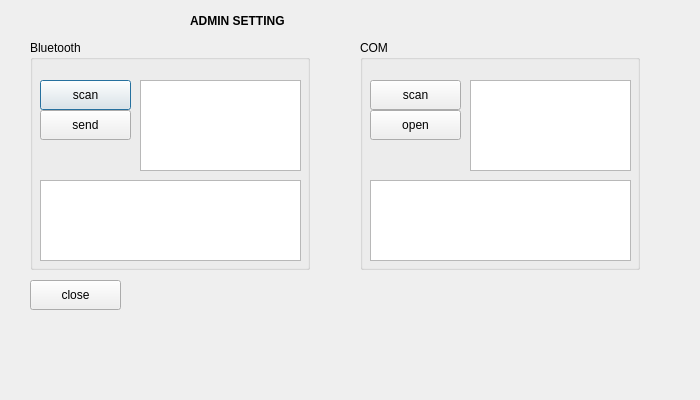
<?xml version="1.0" encoding="UTF-8"?>
<ui version="4.0">
 <class>admin</class>
 <widget class="QDialog" name="admin">
  <property name="geometry">
   <rect>
    <x>0</x>
    <y>0</y>
    <width>700</width>
    <height>400</height>
   </rect>
  </property>
  <property name="windowTitle">
   <string>Dialog</string>
  </property>
  <widget class="QLabel" name="label">
   <property name="geometry">
    <rect>
     <x>190</x>
     <y>10</y>
     <width>141</width>
     <height>22</height>
    </rect>
   </property>
   <property name="font">
    <font>
     <weight>75</weight>
     <bold>true</bold>
    </font>
   </property>
   <property name="text">
    <string>ADMIN SETTING</string>
   </property>
  </widget>
  <widget class="QGroupBox" name="groupBox">
   <property name="geometry">
    <rect>
     <x>30</x>
     <y>40</y>
     <width>280</width>
     <height>230</height>
    </rect>
   </property>
   <property name="title">
    <string>Bluetooth</string>
   </property>
   <widget class="QPushButton" name="button_BT_scan">
    <property name="geometry">
     <rect>
      <x>10</x>
      <y>40</y>
      <width>91</width>
      <height>30</height>
     </rect>
    </property>
    <property name="text">
     <string>scan</string>
    </property>
   </widget>
   <widget class="QPushButton" name="button_BT_send">
    <property name="geometry">
     <rect>
      <x>10</x>
      <y>70</y>
      <width>91</width>
      <height>30</height>
     </rect>
    </property>
    <property name="text">
     <string>send</string>
    </property>
   </widget>
   <widget class="QTextBrowser" name="browser_BT">
    <property name="geometry">
     <rect>
      <x>10</x>
      <y>140</y>
      <width>261</width>
      <height>81</height>
     </rect>
    </property>
    <property name="font">
     <font>
      <pointsize>10</pointsize>
     </font>
    </property>
   </widget>
   <widget class="QListWidget" name="list_BT">
    <property name="geometry">
     <rect>
      <x>110</x>
      <y>40</y>
      <width>161</width>
      <height>91</height>
     </rect>
    </property>
    <property name="font">
     <font>
      <pointsize>10</pointsize>
     </font>
    </property>
   </widget>
  </widget>
  <widget class="QGroupBox" name="groupBox_2">
   <property name="geometry">
    <rect>
     <x>360</x>
     <y>40</y>
     <width>280</width>
     <height>230</height>
    </rect>
   </property>
   <property name="title">
    <string>COM</string>
   </property>
   <widget class="QPushButton" name="button_COM_scan">
    <property name="geometry">
     <rect>
      <x>10</x>
      <y>40</y>
      <width>91</width>
      <height>30</height>
     </rect>
    </property>
    <property name="text">
     <string>scan</string>
    </property>
   </widget>
   <widget class="QPushButton" name="button_COM_open">
    <property name="geometry">
     <rect>
      <x>10</x>
      <y>70</y>
      <width>91</width>
      <height>30</height>
     </rect>
    </property>
    <property name="text">
     <string>open</string>
    </property>
   </widget>
   <widget class="QTextBrowser" name="browser_COM">
    <property name="geometry">
     <rect>
      <x>10</x>
      <y>140</y>
      <width>261</width>
      <height>81</height>
     </rect>
    </property>
    <property name="font">
     <font>
      <pointsize>10</pointsize>
     </font>
    </property>
   </widget>
   <widget class="QListWidget" name="list_COM">
    <property name="geometry">
     <rect>
      <x>110</x>
      <y>40</y>
      <width>161</width>
      <height>91</height>
     </rect>
    </property>
    <property name="font">
     <font>
      <pointsize>10</pointsize>
     </font>
    </property>
   </widget>
  </widget>
  <widget class="QPushButton" name="button_BT_close">
   <property name="geometry">
    <rect>
     <x>30</x>
     <y>280</y>
     <width>91</width>
     <height>30</height>
    </rect>
   </property>
   <property name="text">
    <string>close</string>
   </property>
  </widget>
 </widget>
 <resources/>
 <connections/>
</ui>
